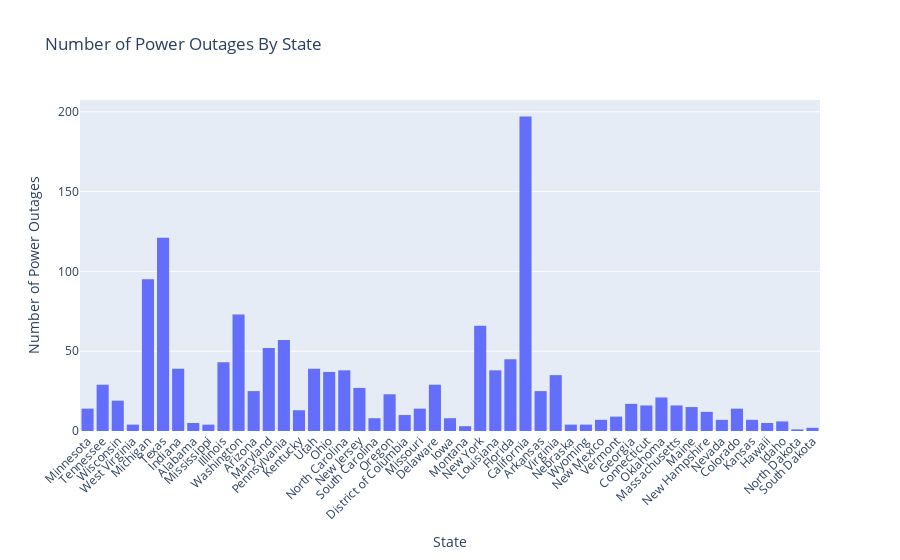

The notebook cell this image was saved under:
### Code cell
hist_fig = px.histogram(df, x='U.S._STATE', title='Number of Power Outages By State', labels={'U.S._STATE': 'State'})
hist_fig.update_layout(yaxis_title="Number of Power Outages")
hist_fig.update_xaxes(tickangle=-45)
hist_fig.show()

hist_fig.write_html('assets/num_outages.html', include_plotlyjs='cdn')

### Figure 1 — Plotly figure (JSON) as saved in the notebook; plotly's stock layout.template omitted (floating-point values rounded to 4 significant figures; data arrays with more than 128 entries replaced by an {"elided": "..."} marker saying what was removed)
{"data": [{"alignmentgroup": "True", "bingroup": "x", "hovertemplate": "State=%{x}<br>count=%{y}<extra></extra>", "legendgroup": "", "marker": {"color": "#636efa", "pattern": {"shape": ""}}, "name": "", "offsetgroup": "", "orientation": "v", "showlegend": false, "type": "histogram", "x": {"elided": "1398 str values"}, "xaxis": "x", "yaxis": "y"}], "layout": {"barmode": "relative", "legend": {"tracegroupgap": 0}, "title": {"text": "Number of Power Outages By State"}, "xaxis": {"anchor": "y", "domain": [0, 1], "tickangle": -45, "title": {"text": "State"}}, "yaxis": {"anchor": "x", "domain": [0, 1], "title": {"text": "Number of Power Outages"}}}}
